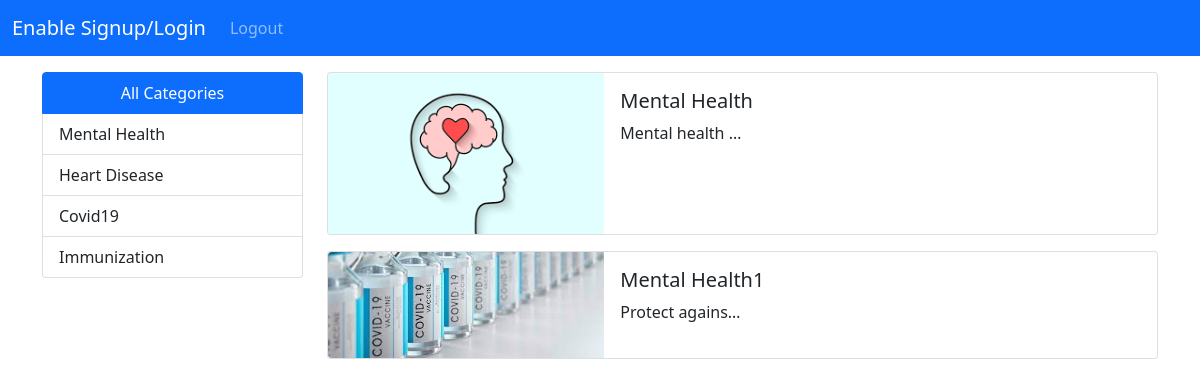
Page /all-blog-posts/6/ (signed in) on the committed database.
### app/models.py (models this page shows, shortened)
class Categories(models.Model):
    title = models.CharField(max_length=100)

class Post(models.Model):
    user = models.ForeignKey(User, on_delete=models.CASCADE)
    title = models.CharField(max_length=200)
    image = models.ImageField(upload_to='post')
    category = models.ForeignKey(Categories, on_delete=models.CASCADE)
    summary = models.TextField()
    content = models.TextField()
    CHOICE =(("DRAFT","ADD-TO-DRAFT"), ("PUBLIC","ADD-TO-PUBLIC"))
    draft = models.CharField(max_length=30,choices=CHOICE)

### app/views.py (the view)
# urls.py: path('all-blog-posts/<int:id>/', CategoryPostFilter.as_view(), name='catfilter')
class CategoryPostFilter(LoginRequiredMixin, View):
    def get(self, request, id):
        if request.user.is_active:
            context = {
                "allCategories": Categories.objects.all(),
                'allPosts': Post.objects.filter(draft="PUBLIC", category_id=id),
            }
            return render(request, 'patient_dashboard.html', context)
        else:
            logout(request)
            return redirect('login')

### templates/patient_dashboard.html
{% extends 'base.html' %}
{% load crispy_forms_field %}
{% block content %}
    <div class="container">
               <div class="row mt-3">
                   <div class="col-3">
                       <div class="list-group">
                          <a href="{% url 'patientDashboard' %}" class="list-group-item text-center list-group-item-action active" aria-current="true">
                            All Categories
                          </a>
                          {% for cat in allCategories %}
                              <a href="{% url 'catfilter' cat.id %}" class="list-group-item list-group-item-action">{{ cat.title }}</a>
                          {% endfor %}
                       </div>
                   </div>
                   <div class="col-9">
                         {% for foo in allPosts %}
                             <div class="card mb-3" style="max-width: 950px;">
                                  <div class="row g-0">
                                    <div class="col-md-4">
                                      <img src="{{ foo.image.url }}" class="img-fluid rounded-start" alt="...">
                                    </div>
                                    <div class="col-md-8">
                                      <div class="card-body">
                                        <h5 class="card-title">{{ foo.title }}</h5>
                                        <p class="card-text">{{ foo.summary|truncatechars:15 }}</p>
                                      </div>
                                    </div>
                                  </div>
                             </div>
                         {% endfor %}
                   </div>
               </div>
          </div>
{% endblock %}

### rows in the picture
Categories: title "Mental Health"
Categories: title "Heart Disease"
Categories: title "Covid19"
Categories: title "Immunization"
Post: image (picture), title "Mental Health", summary "Mental health …"
Post: image (picture), title "Mental Health1", summary "Protect agains…"
